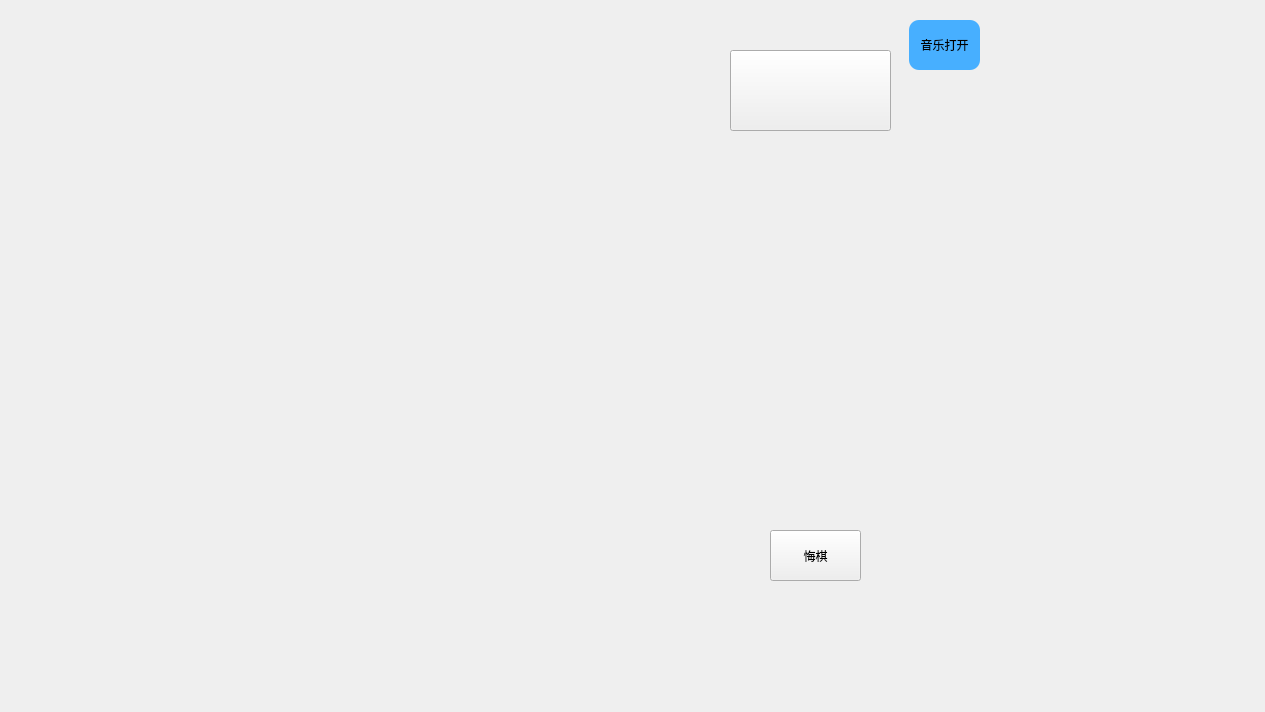
<?xml version="1.0" encoding="UTF-8"?>
<ui version="4.0">
 <class>Gamescene</class>
 <widget class="QWidget" name="Gamescene">
  <property name="geometry">
   <rect>
    <x>0</x>
    <y>0</y>
    <width>1265</width>
    <height>712</height>
   </rect>
  </property>
  <property name="windowTitle">
   <string>Form</string>
  </property>
  <property name="styleSheet">
   <string notr="true"/>
  </property>
  <widget class="QPushButton" name="pushButton">
   <property name="geometry">
    <rect>
     <x>730</x>
     <y>50</y>
     <width>161</width>
     <height>81</height>
    </rect>
   </property>
   <property name="styleSheet">
    <string notr="true"/>
   </property>
   <property name="text">
    <string/>
   </property>
  </widget>
  <widget class="QPushButton" name="pushButton_2">
   <property name="geometry">
    <rect>
     <x>909</x>
     <y>20</y>
     <width>71</width>
     <height>50</height>
    </rect>
   </property>
   <property name="sizePolicy">
    <sizepolicy hsizetype="Minimum" vsizetype="Minimum">
     <horstretch>0</horstretch>
     <verstretch>0</verstretch>
    </sizepolicy>
   </property>
   <property name="minimumSize">
    <size>
     <width>50</width>
     <height>50</height>
    </size>
   </property>
   <property name="cursor">
    <cursorShape>PointingHandCursor</cursorShape>
   </property>
   <property name="styleSheet">
    <string notr="true">QPushButton
{
	color:black;

	font: 15pt &quot;华文行楷&quot;;

	background-color:#47afff;

	border-radius:10px;
}

QPushButton:hover
{
	color:black;

	font: 15pt &quot;华文行楷&quot;;

	background-color:#99d8ff;

   border-radius:10px;
}</string>
   </property>
   <property name="text">
    <string>音乐打开</string>
   </property>
   <property name="checkable">
    <bool>true</bool>
   </property>
   <property name="checked">
    <bool>true</bool>
   </property>
   <property name="autoExclusive">
    <bool>true</bool>
   </property>
  </widget>
  <widget class="QPushButton" name="pushButton_3">
   <property name="geometry">
    <rect>
     <x>770</x>
     <y>530</y>
     <width>91</width>
     <height>51</height>
    </rect>
   </property>
   <property name="cursor">
    <cursorShape>PointingHandCursor</cursorShape>
   </property>
   <property name="text">
    <string>悔棋</string>
   </property>
  </widget>
 </widget>
 <resources/>
 <connections/>
</ui>
